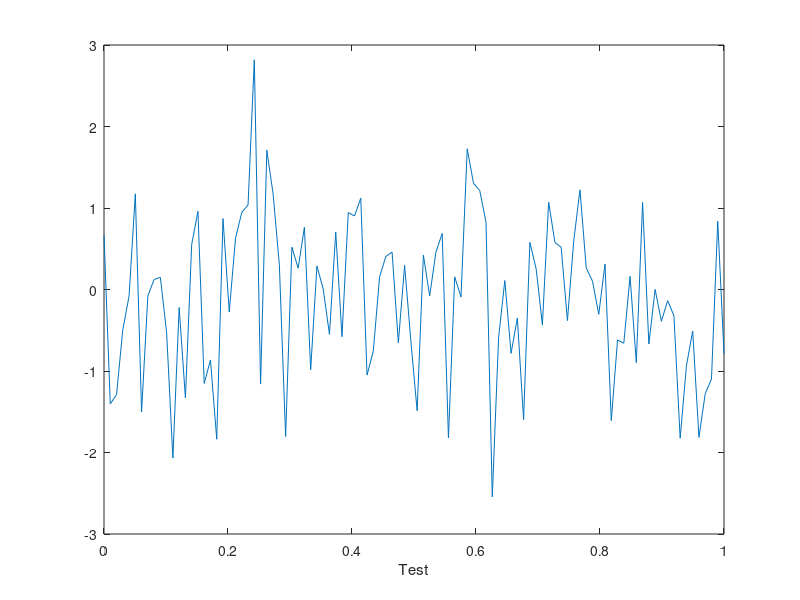

The MATLAB source for this figure:
function result = test_xlabel_002
result = false;
a = figure;
plot(linspace(0,1),randn(1,100));
xlabel('Test');
drawnow;
close(a);
result = true;
